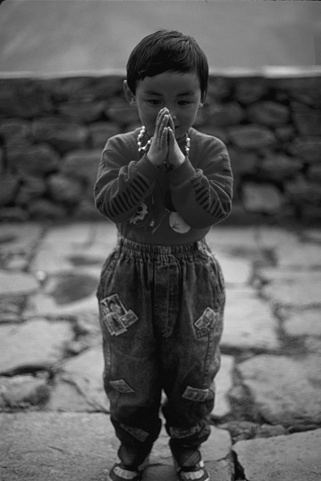
%> input picture images/1.pgm, 321 x 481 px
$ octave --eval "CRR('../images/1.pgm');"   (GNU Octave 9; MATLAB toolbox functions it lacks are replaced by stand-ins)
%> lines starting %> are read from the running program, lines starting %| are printed output that depends on the picture; in (x1, y1, x2, y2) boxes, pixels count from 0 and x2, y2 are one past the last pixel; in counts of white or black regions, pixels touching at a corner belong together; the program's own positions count from 1
### code/preprocess.m

function preprocess(fname, LAMBDA);
%> called with fname = '../images/1', LAMBDA = 10
%
% FUNCTION preprocess
%
% preprocesses the PGM image 'filename.pgm' (given without
% extension) and returns a list of fragments constructed.
%
% Joachim Stahl
% June 16, 2005
%
% This program uses the functions 'edgelink', 'lineseg', 'maxlinedev'
% and 'mergeseg' created by
%   Peter Kovesi
%   University of Western Australia
%   http://www.csse.uwa.edu.au/~pk
%


% Read original image
im = imread([fname '.pgm']);
%> im is the input picture: size 481x321 uint8; min 2, max 247, mean 90.3

% Do canny edge detection
bw = edge(im,'canny');
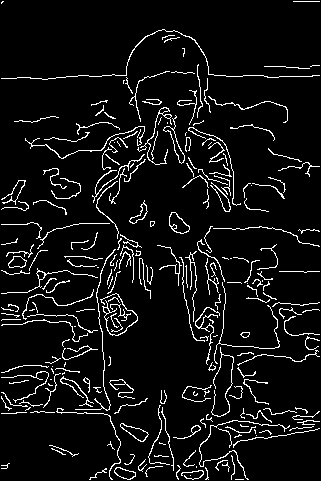
%> bw: size 481x321 logical; 6.9% white in thin lines or dots

max_dist = 30; %min(size(im))/8;

edgelist = edgelink(bw, round(max(size(im))/10));
% lines is Nx5 [X1 Y1 X2 Y2 e tl], e indicates the edge track to which the
% line came from, tl is the length of that track.
lines = lineseg(edgelist, 2);


% Convert lines list to midpoint list
% mpoints = [x, y, theta, d]
mpoints=[];
for i=1:size(lines,1)
    mpoints(i,1) = lines(i,1) + (lines(i,3)-lines(i,1))/2;
    mpoints(i,2) = lines(i,2) + (lines(i,4)-lines(i,2))/2;
    if (lines(i,1) ~= lines(i,3))
        mpoints(i,3) = atan( (lines(i,4)-lines(i,2)) / (lines(i,3)-lines(i,1)) );
    else
        mpoints(i,3) = pi/2;
    end
    mpoints(i,4) = norm(lines(i,1:2)-lines(i,3:4))/2;
end


% turn off possible div. by zero warnings
% In this case, it is ok to div. by zero
% since Matlab considers atan(inf) = pi/2
warning off MATLAB:divideByZero;

% Create fragments table
table = [];
count = 0;
display('Starting process...');
pctg = 0;
display('0 %');
for i=1:size(mpoints,1)
    if (floor( (10*i)/(size(mpoints,1))) > pctg)
        pctg = pctg + 1;
        display(strcat(int2str(pctg*10), ' %'));
    end
    m1 = (lines(i,2) - lines(i,4))/(lines(i,1) - lines(i,3));
    b1 = lines(i,2) - m1*lines(i,1);
    for j=i+1:size(mpoints,1)

        % distances between endpoints
        dist(1) = norm([lines(i,1:2)]-[lines(j,1:2)]);
        dist(2) = norm([lines(i,3:4)]-[lines(j,1:2)]);
        dist(3) = norm([lines(i,1:2)]-[lines(j,3:4)]);
        dist(4) = norm([lines(i,3:4)]-[lines(j,3:4)]);
        dist(5) = inf;

        [mindist indx] = min(dist);

        if (mindist < max_dist)
            switch indx
                case 1
                    xy1 = lines(i,1:2);
                    xy2 = lines(j,1:2);
                case 2
                    xy1 = lines(i,3:4);
                    xy2 = lines(j,1:2);
                case 3
                    xy1 = lines(i,1:2);
                    xy2 = lines(j,3:4);
                case 4
                    xy1 = lines(i,3:4);
                    xy2 = lines(j,3:4);
            end

            % total length of arc (incl. detected part)
            tlength = mpoints(i,4) + mpoints(j,4) + mindist;
            curv = curvature(mpoints(i,1:2), xy1, xy2, mpoints(j,1:2));
            tweight = (mindist + LAMBDA*curv)/tlength;

            m2 = (lines(j,2) - lines(j,4))/(lines(j,1) - lines(j,3));
            b2 = lines(j,2) - m2*lines(j,1);
            I(1) = (b2 - b1) / (m1 - m2);
            I(2) = m1*I(1) + b1;
            indxC = 0;

            if ( ( ( (lines(i,1) < I(1)) & (I(1) < lines(i,3)) ) || ( (lines(i,3) < I(1)) & (I(1) < lines(i,1)) ) ) && ( ( (lines(i,2) < I(2)) & (I(2) < lines(i,4)) ) || ( (lines(i,4) < I(2)) & (I(2) < lines(i,2)) ) ) )
                tempxy1 = I;
                mpointj = mpoints(j,1:2);
                if ( norm([tempxy1] - [lines(i,1:2)]) < norm([tempxy1] - [lines(i,3:4)]) )
                    indxC = 1;
                    mpointi = [(tempxy1(1)+lines(i,3))/2 (tempxy1(2)+lines(i,4))/2];
                else
                    indxC = 3;
                    mpointi = [(tempxy1(1)+lines(i,1))/2 (tempxy1(2)+lines(i,2))/2];
                end
                if ( norm([tempxy1] - [lines(j,1:2)]) < norm([tempxy1] - [lines(j,3:4)]) )
                    dist(5) = norm([tempxy1] - [lines(j,1:2)]);
                    tempxy2 = lines(j,1:2);
                else
                    dist(5) = norm([tempxy1] - [lines(j,3:4)]);
                    tempxy2 = lines(j,3:4);
                end
            elseif ( ( ( (lines(j,1) < I(1)) & (I(1) < lines(j,3)) ) || ( (lines(j,3) < I(1)) & (I(1) < lines(j,1)) ) ) && ( ( (lines(j,2) < I(2)) & (I(2) < lines(j,4)) ) || ( (lines(j,4) < I(2)) & (I(2) < lines(j,2)) ) ) )
                tempxy2 = I;
                mpointi = mpoints(i,1:2);
                if ( norm([tempxy2] - [lines(j,1:2)]) < norm([tempxy2] - [lines(j,3:4)]) )
                    indxC = 2;
                    mpointj = [(tempxy2(1)+lines(j,3))/2 (tempxy2(2)+lines(j,4))/2];
                else
                    indxC = 4;
                    mpointj = [(tempxy2(1)+lines(j,1))/2 (tempxy2(2)+lines(j,2))/2];
                end
                if ( norm([tempxy2] - [lines(i,1:2)]) < norm([tempxy2] - [lines(i,3:4)]) )
                    dist(5) = norm([tempxy2] - [lines(i,1:2)]);
                    tempxy1 = lines(i,1:2);
                else
                    dist(5) = norm([tempxy2] - [lines(i,3:4)]);
                    tempxy1 = lines(i,3:4);
                end
            end
            if (dist(5) ~= inf)
                curvC = curvature(mpointi, tempxy1, tempxy2, mpointj);
                tlengthC = norm(mpointi - tempxy1) + norm(mpointj - tempxy2) + dist(5);
                tweightC = (dist(5) + LAMBDA*curvC)/(tlengthC);
                if (tweightC < tweight)
                    xy1 = tempxy1;
                    xy2 = tempxy2;
                    curv = curvC;
                    mindist = dist(5);
                    tlength = tlengthC;
                    tweight = tweightC;
                    if (indxC == 1)
                        if ( (indx == 2) | (indx == 4) )
                            indx = indx - 1;
                        end
                    elseif (indxC == 2)
                        if ( (indx == 3) | (indx == 4) )
                            indx = indx - 2;
                        end
                    elseif (indxC == 3)
                        if ( (indx == 1) | (indx == 3) )
                            indx = indx + 1;
                        end
                    elseif (indxC == 4)
                        if ( (indx == 1) | (indx == 2) )
                            indx = indx + 2;
                        end
                    end
                end
            end

            MPC = [(xy1(1)+xy2(1))/2, (xy1(2)+xy2(2))/2];


            n1 = 2*i - 1;
            n2 = 2*j - 1;
            if ((indx == 1) | (indx == 3))
                n1 = n1 - 1;
            end
            if ((indx == 1) | (indx == 2))
                n2 = n2 - 1;
            end


            count = count + 1;
            % [index1, index2, M1(x,y), P1(x,y),MPC(x,y), P2(x,y), M2(x,y), length(gap-filling), curvature, length(total)]
            table(count,:) = [n1,n2,mpoints(i,1:2),xy1,MPC,xy2,mpoints(j,1:2),mindist,curv,tlength];
        end
    end
end

save([fname '-tableRC'],'table');
save([fname '-mpointsRC'],'mpoints');

return;

### code/edgelink.m
% EDGELINK - Link edge points in an image into lists
%
% Usage: [edgelist edgeim] = edgelink(im, minlength, location)
%
% Arguments:  im         - Binary edge image, it is assumed that edges
%                          have been thinned.
%             minlength  - Minimum edge length of interest
%             location   - Optional complex valued image holding subpixel
%                          locations of edge points. For any pixel the
%                          real part holds the subpixel row coordinate of
%                          that edge point and the imaginary part holds
%                          the column coordinate.  See NONMAXSUP.  If
%                          this argument is supplied the edgelists will
%                          be formed from the subpixel coordinates,
%                          otherwise the the integer pixel coordinates of
%                          points in 'im' are used.
%
% Returns:  edgelist - a cell array of edge lists in row,column coords in
%                      the form
%                     { [r1 c1   [r1 c1   etc }
%                        r2 c2    ...
%                        ...
%                        rN cN]   ....]
%
%           edgeim   - Image with pixels labeled with edge number.
%
%
% This function links edge points together into chains.  Where an edge
% diverges at a junction the function simply tracks one of the branches.
% The other branch is eventually processed as another edge.  These `broken
% branches' can be remerged by MERGESEG after a call to LINESEG.
%
% See also:  DRAWEDGELIST, LINESEG, MAXLINEDEV, MERGESEG, DRAWSEG, NONMAXSUP

% Acknowledgement:
% This code is inspired by David Lowe's Link.c function from the Vista image
% processing library developed at the University of British Columbia
%    http://www.cs.ubc.ca/nest/lci/vista/vista.html
%
% Peter Kovesi
% School of Computer Science & Software Engineering
% The University of Western Australia
% pk at csse uwa edu au
% http://www.csse.uwa.edu.au/~pk
%
% February  2001 - Original version
% September 2004 - Revised to allow subpixel edge data to be used

function [edgelist, edgeim] = edgelink(im, minlength, location)
%> called with minlength = 48

    global EDGEIM;      % Some global variables to avoid passing (and
                        % copying) of arguments, this improves speed.
    global ROWS;
    global COLS;

    elist = {};

    EDGEIM = im ~= 0;                     % make sure image is binary.

%   EDGEIM = bwmorph(EDGEIM,'thin',Inf);  % make sure edges are thinned.
%   show(EDGEIM,1)

    EDGEIM = double(EDGEIM);
%> EDGEIM: size 481x321 double; values 0 (black) and 1 (white), 6.9% white in thin lines or dots
    [ROWS, COLS] = size(EDGEIM);
%> ROWS = 481; COLS = 321
    edgeNo = 1;


    % Perform raster scan through image looking for edge points.  When a
    % point is found trackedge is called to find the rest of the edge
    % points.  As it finds the points the edge image pixels are labeled
    % with the -ve of their edge No

    for r = 1:ROWS
	for c = 1:COLS
	    if EDGEIM(r,c) == 1
		edgepoints = trackedge(r,c, edgeNo, minlength);
		if ~isempty(edgepoints)
		    edgelist{edgeNo} = edgepoints;
		    edgeNo = edgeNo + 1;
		end
	    end
	end
    end
%> after the loop, edgeNo = 63; edgelist = 62 items

    edgeim = -EDGEIM;  % Finally negate image to make edge encodings +ve.
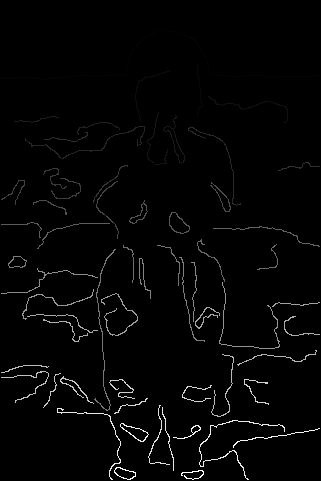
%> edgeim: size 481x321 double; min 0, max 62, mean 1.1; drawn with min black and max white

    % If subpixel edge locations are supplied upgrade the integer precision
    % edgelists that were constructed with data from 'location'.
    if nargin == 3
	for I = 1:length(edgelist)
	    ind = sub2ind(size(im),edgelist{I}(:,1),edgelist{I}(:,2));
	    edgelist{I}(:,1) = real(location(ind))';
	    edgelist{I}(:,2) = imag(location(ind))';
	end
    end

%   show(edgeim,2), colormap(flag);

%----------------------------------------------------------------------
% TRACKEDGE
%
% Function to track all the edge points associated with a start point.  From
% a given starting point it tracks in one direction, storing the coords of
% the edge points in an array and labelling the pixels in the edge image
% with the -ve of their edge number.  When no more connected points are
% found the function returns to the start point and tracks in the opposite
% direction.  Finally a check for the overall number of edge points found is
% made and the edge is ignored if it is too short.
%
% Note that when a junction is encountered along an edge the function
% simply tracks one of the branches.  The other branch is eventually
% processed as another edge.  These `broken branches' can be remerged by
% MERGESEG.
%
% Usage:   edgepoints = trackedge(rstart, cstart, edgeNo, minlength)
%
% Arguments:   rstart, cstart   - row and column No of starting point
%              edgeNo           - the current edge number
%              minlength        - minimum length of edge to accept
%
% Returns:     edgepoints       - Nx2 array of row and col values for
%                                 each edge point.
%                                 An empty array is returned if the edge
%                                 is less than minlength long.


% [41 lines left out: function trackedge, not called in this run]


%----------------------------------------------------------------------
%
% NEXTPOINT
%
% Function finds a point that is 8 connected to an existing edge point
%

% [30 lines left out: function nextpoint, not called in this run]


### code/lineseg.m
% LINESEG - Form straight line segements from an edge list.
%
% Usage: [seglist, nedgelist] = lineseg(edgelist, tol, [angtol, linkrad])
%
% Arguments:  edgelist - Cell array of edgelists (row col) coords.
%             tol      - Maximum deviation from straight line before a
%                        segment is broken in two (measured in pixels).
%             angtol   - Angle tolerance used when attempting to merge line
%                        segements (radians).
%             linkrad  - Maximum distance between end points of line
%                        segments for segments to be elegible for
%                        linking (pixels).
%  angtol and linkrad are optional.  If these parameters are omitted the
%  merging phase is omitted.
%
% Returns:  seglist - an Nx4 array storing line segments in the form
%                      [x1 y1 x2 y2
%                       x1 y1 x2 y2
%                          . . .    ] etc
%
%         nedgelist - a new cell array of edge lists where each edge list
%                     corresponds to each segment in seglist above.  The
%                     edgelist is in row,column coords in the form
%                     { [r1 c1   [r1 c1   etc }
%                        r2 c2    ...
%                        ...
%                        rN cN]   ....]
%
% * Note that a non-empty nedgelist is only returned if there is no segment
%   merging.
%
% This function takes each array of edgepoints in edgelist, finds the
% size and position of the maximum deviation from the line that joins the
% endpoints, if the maximum deviation exceeds the allowable tolerance the
% edge is shortened to the point of maximum deviation and the test is
% repeated.  In this manner each edge is broken down to line segments,
% each of which adhere to the original data with the specified tolerance.
%
% The optional final edge merging phase is provided because the initial
% edge linking phase may have separated edges at `Y' junctions in the
% image.  The merging phase can reconnect broken branches.
% Note however that the merging process can be slow.
%
% See also:  EDGELINK, MAXLINEDEV, MERGESEG, DRAWSEG
%

% Peter Kovesi
% School of Computer Science & Software Engineering
% The University of Western Australia
% pk @ csse uwa edu au
% http://www.csse.uwa.edu.au/~pk
%
% December 2000 - Original version
% February 2003 - Added the returning of nedgelist data.

% ** need to preallocate memory to improve speed ***

function [linelist, nedgelist] = lineseg(edgelist, tol, angtol, linkrad)
%> called with tol = 2

linelist = [];
Nline = 0;
Nedge = length(edgelist);
%> Nedge = 62

if nargin == 2
    merge = 0;
else
    merge = 1;
end

for e = 1:Nedge
    y = edgelist{e}(:,1);
    x = edgelist{e}(:,2);

    fst = 1;                % Indecies of first and last points in edge
    lst = length(x);        % segment being considered.

    while  fst<lst
        [m,i,d] = maxlinedev(x(fst:lst),y(fst:lst));  % Find size & posn of
        % maximum deviation.

        while m > tol       % While deviation is > tol  (m/d) ?
            lst = i+fst-1;  % Shorten line to point of max deviation by adjusting lst
            [m,i,d] = maxlinedev(x(fst:lst),y(fst:lst));
        end

        Nline = Nline+1;
        % Record line segment. Note that (c,r) corresponds to (x,y)
        linelist(Nline,:) = [x(fst) y(fst) x(lst) y(lst) e length(x)];
        % Record edgelist that corresponds to the segment.
        nedgelist{Nline} = [y(fst:lst) x(fst:lst)];

        fst = lst+1;        % Reset fst and lst.
        lst = length(x);
    end

end
%> this loop made 62 passes
%> after the loop, Nline = 347; linelist = 347 rows, first 8: [320 76 268 78 1 396; 268 77 209 75 1 396; 209 74 207 59 1 396; 206 58 192 38 1 396; 191 38 165 30 1 396; 164 30 146 37 1 396; 146 38 133 51 1 396; 133 52 128 63 1 396]; nedgelist = 347 items
% fprintf('No of segments = %d\n',length(linelist));
% drawseg(linelist,1), title('Raw segments');

if merge
    %	fprintf('\nMerging Segments\n');
    linelist = mergeseg(linelist, angtol, linkrad, tol);
    nedgelist = {};
    %	fprintf('No of merged segments = %d\n',length(linelist));
    % drawseg(linelist,2), title('Merged segments');
end

### code/Rcontour.m
function CRR(filename, LAMBDA);

% runs the whole method on PGM image 'filename' (given without extension)
% and displays the result over the image. Uses:
% preprocess, main_loop and display_cycle.
filename = filename(1:size(filename,2)-4);

%I = imread(strcat(filename,'.pgm'));
if (nargin == 1)
    LAMBDA = 10;
end


preprocess(filename, LAMBDA);
%> in preprocess, `lines = lineseg(edgelist, 2);`: lines has the same summary as linelist in lineseg
%> after the loop in preprocess, `for i=1:size(lines,1)`: mpoints = 347 rows, first 8: [294 77 -0.0384 26.02; 238.5 76 0.0339 29.52; 208 66.5 1.44 7.57; 199 48 0.96 12.21; 178 34 0.298 13.6; 155 33.5 -0.371 9.66; 139.5 44.5 -0.785 9.19; 130.5 57.5 -1.14 6.04]
%> the loop in preprocess, `for i=1:size(mpoints,1)` made 1 pass
%> (m1, b1) on pass 1: (-0.0385, 88.31)
%> the run ends on the next line

load([filename '-tableRC.mat']);
load([filename '-mpointsRC.mat']);

cycle = main_loop5(table, mpoints, LAMBDA);

for i=1:5
    %[cycle2 table2] = find_simple_boundary(cycle, table, mpoints, LAMBDA);
    %overlap_cycle(filename,cycle2,table2,i);
    display_cycle(filename, cycle{i}, table, i);
end

save(strcat(filename,'-cycle'), 'cycle');

return;

$ run again, on images/11.pgm
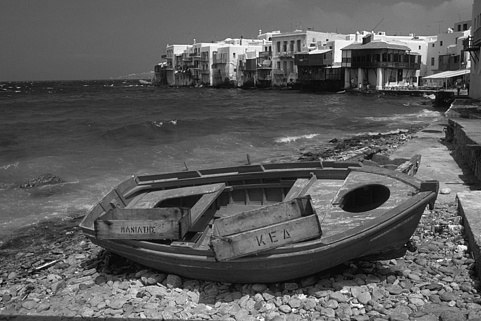
%> input picture images/11.pgm, 481 x 321 px
%> in preprocess, im is the input picture: size 321x481 uint8; min 1, max 252, mean 91.5
%> in preprocess, `bw = edge(im,'canny');`:
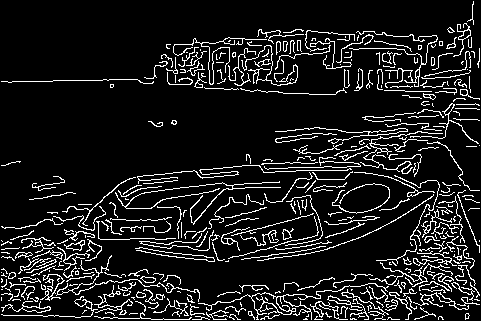
%> bw: size 321x481 logical; 10.9% white in thin lines or dots
%> EDGEIM: size 321x481 double; values 0 (black) and 1 (white), 10.9% white in thin lines or dots
%> after the loop in edgelink, `for r = 1:ROWS`: edgeNo = 91; edgelist = 90 items
%> in edgelink, `edgeim = -EDGEIM;`:
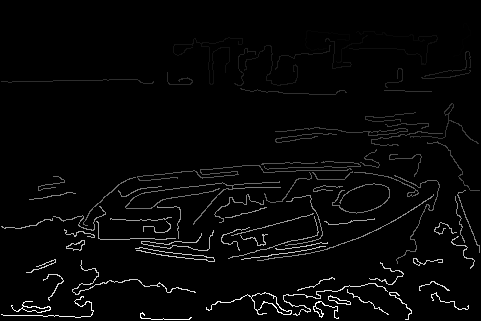
%> edgeim: size 321x481 double; min 0, max 90, mean 2.4; drawn with min black and max white
%> Nedge = 90
%> the loop in lineseg, `for e = 1:Nedge` made 90 passes
%> after the loop in lineseg, `for e = 1:Nedge`: Nline = 470; linelist = 470 rows, first 8: [454 57 461 55 1 57; 461 54 464 49 1 57; 464 48 463 40 1 57; 464 40 471 36 1 57; 471 35 467 24 1 57; 466 24 464 28 1 57; 327 49 308 49 2 105; 308 48 308 31 2 105]; nedgelist = 470 items
%> lines has the same summary as linelist in lineseg
%> after the loop in preprocess, `for i=1:size(lines,1)`: mpoints = 470 rows, first 8: [457.5 56 -0.278 3.64; 462.5 51.5 -1.03 2.92; 463.5 44 1.45 4.03; 467.5 38 -0.519 4.03; 469 29.5 1.22 5.85; 465 26 -1.11 2.24; 317.5 49 0 9.5; 308 39.5 1.57 8.5]
%> the loop in preprocess, `for i=1:size(mpoints,1)` made 1 pass
%> (m1, b1) on pass 1: (-0.286, 186.7)

$ run again, on images/112.pgm
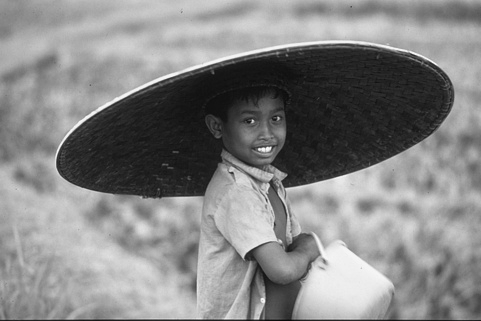
%> input picture images/112.pgm, 481 x 321 px
%> in preprocess, im is the input picture: size 321x481 uint8; min 8, max 247, mean 132.8
%> in preprocess, `bw = edge(im,'canny');`:
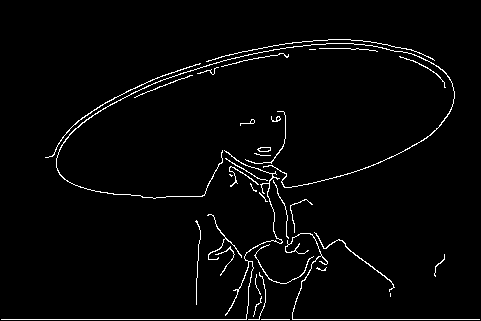
%> bw: size 321x481 logical; 2.6% white in thin lines or dots, all inside (x1, y1, x2, y2) = (1, 39, 480, 320)
%> after the loop in edgelink, `for r = 1:ROWS`: edgeNo = 23; edgelist = 22 items
%> in edgelink, `edgeim = -EDGEIM;`:
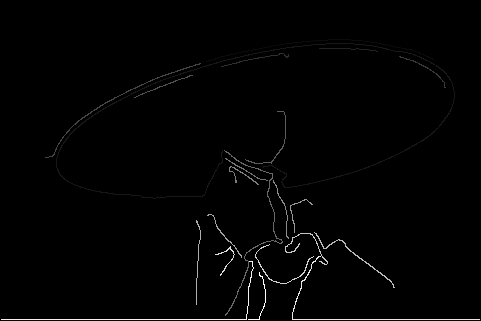
%> edgeim: size 321x481 double; min 0, max 22, mean 0.2; drawn with min black and max white
%> Nedge = 22
%> the loop in lineseg, `for e = 1:Nedge` made 22 passes
%> after the loop in lineseg, `for e = 1:Nedge`: Nline = 126; linelist = 126 rows, first 8: [435 61 412 50 1 242; 411 50 363 41 1 242; 362 41 293 43 1 242; 293 44 243 52 1 242; 242 53 207 62 1 242; 264 168 273 166 2 1006; 273 167 287 174 2 1006; 287 175 282 182 2 1006]; nedgelist = 126 items
%> lines has the same summary as linelist in lineseg
%> the loop in preprocess, `for i=1:size(lines,1)` made 126 passes
%> after the loop in preprocess, `for i=1:size(lines,1)`: mpoints = 126 rows, first 8: [423.5 55.5 0.446 12.75; 387 45.5 0.185 24.42; 327.5 42 -0.029 34.51; 268 48 -0.159 25.32; 224.5 57.5 -0.252 18.07; 268.5 167 -0.219 4.61; 280 170.5 0.464 7.83; 284.5 178.5 -0.951 4.3]
%> the loop in preprocess, `for i=1:size(mpoints,1)` made 1 pass
%> (m1, b1) on pass 1: (0.478, -147)
